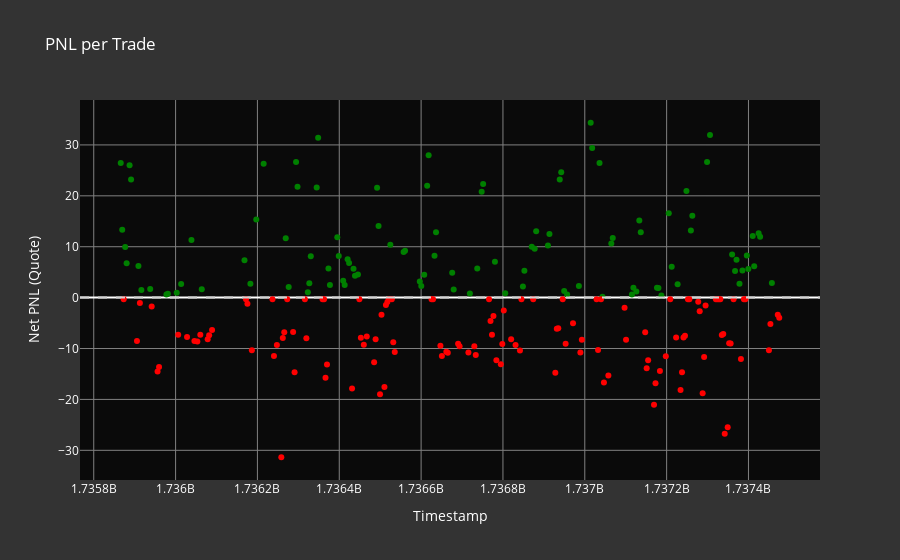

Write notebook code for a chart like this one.
### Code cell
import plotly.express as px

# Create a new column for profitability
executors_df["profitable"] = executors_df["net_pnl_quote"] > 0

# Create the scatter plot
fig = px.scatter(
    executors_df,
    x="timestamp",
    y="net_pnl_quote",
    title="PNL per Trade",
    color="profitable",
    color_discrete_map={True: "green", False: "red"},
    labels={"timestamp": "Timestamp", "net_pnl_quote": "Net PNL (Quote)"},
    hover_data=["filled_amount_quote", "side"],
)

# Customize the layout
fig.update_layout(
    xaxis_title="Timestamp",
    yaxis_title="Net PNL (Quote)",
    legend_title="Profitable",
    font=dict(size=12, color="white"),
    showlegend=False,
    plot_bgcolor="rgba(0,0,0,0.8)",  # Dark background
    paper_bgcolor="rgba(0,0,0,0.8)",  # Dark background for the entire plot area
    xaxis=dict(gridcolor="gray"),
    yaxis=dict(gridcolor="gray"),
)

# Add a horizontal line at y=0 to clearly separate profits and losses
fig.add_hline(y=0, line_dash="dash", line_color="lightgray")

# Show the plot
fig.show()
